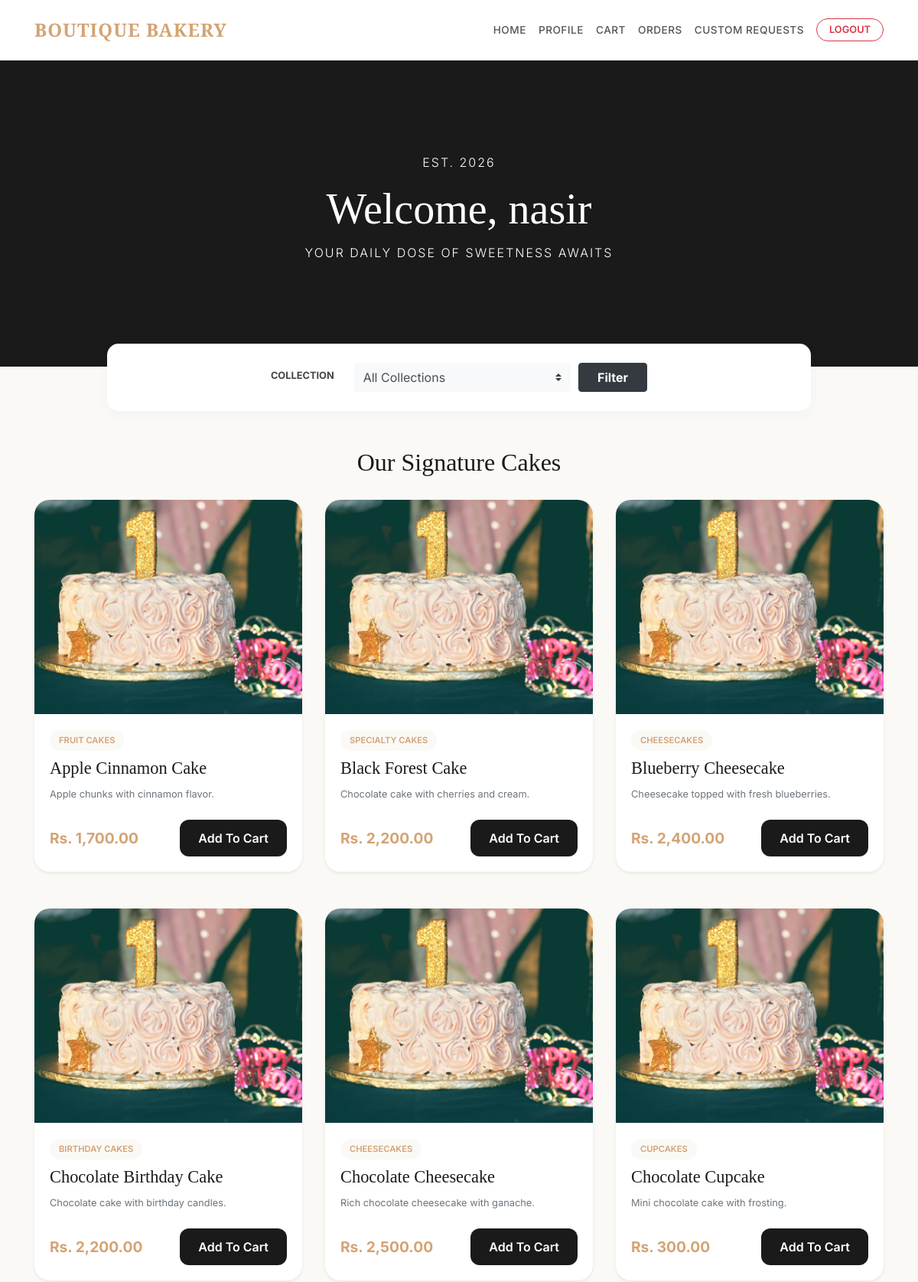
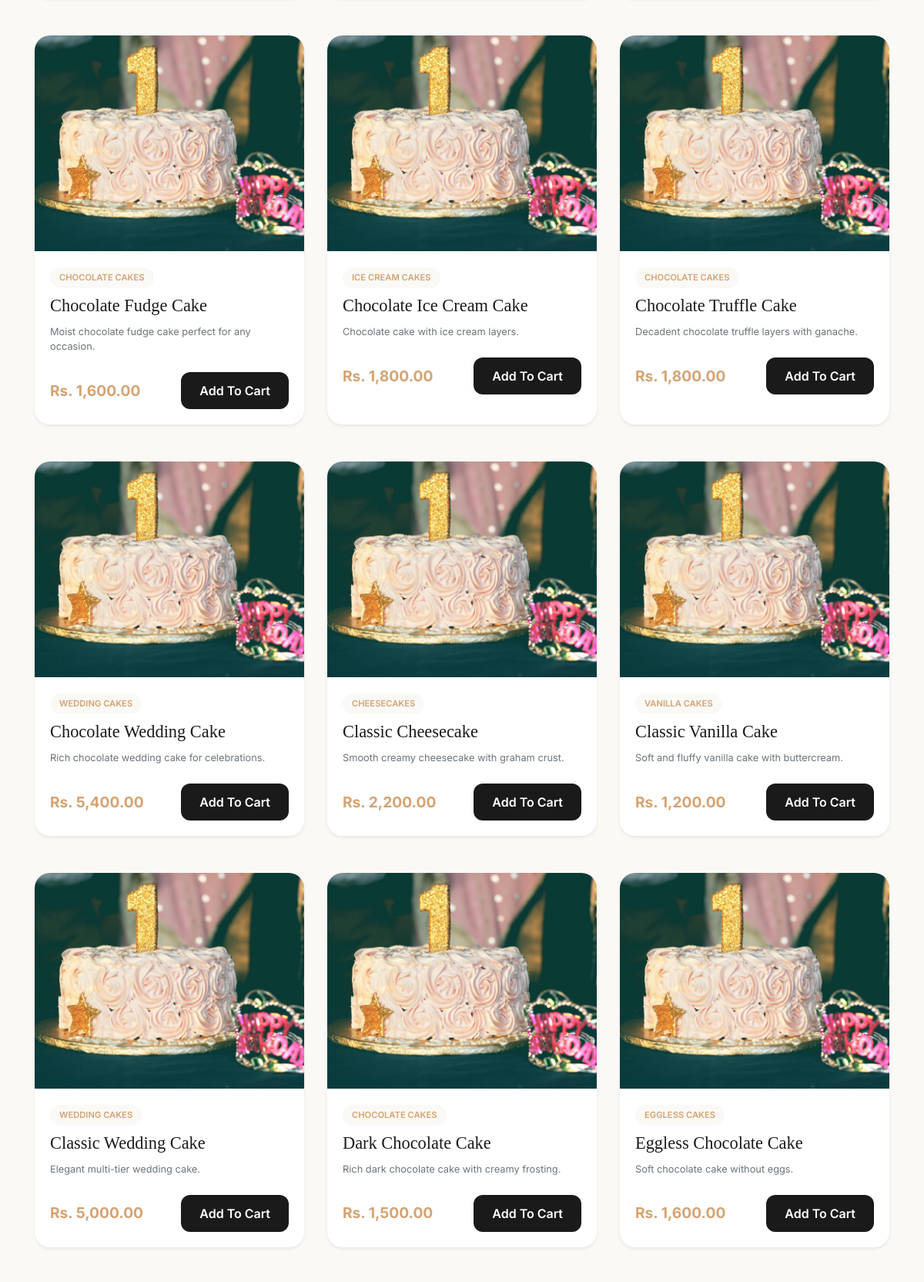
Page /home.php (signed in, upper part) on the committed database (2 pictures, top to bottom).
### tables this page shows
CREATE TABLE `users` (
  `id` int(11) NOT NULL,
  `username` varchar(50) NOT NULL,
  `password` varchar(255) NOT NULL,
  `email` varchar(100) NOT NULL,
  `phone` varchar(20) NOT NULL,
  `age` int(11) DEFAULT NULL,
  `full_name` varchar(255) NOT NULL,
  `bio` text DEFAULT NULL
);

CREATE TABLE `cakes` (
  `cake_id` int(11) NOT NULL,
  `name` varchar(255) NOT NULL,
  `price` decimal(10,2) NOT NULL,
  `image` varchar(255) DEFAULT NULL,
  `description` text DEFAULT NULL,
  `category_id` int(11) DEFAULT NULL,
  `is_available` tinyint(1) DEFAULT 1
);

CREATE TABLE `categories` (
  `id` int(11) NOT NULL,
  `name` varchar(255) NOT NULL
);

### home.php (the view, shortened to what this page needs)
<?php
include('config.php');
$user_id = $_SESSION["id"];
$sql = "SELECT username FROM users WHERE id = ?";
$stmt = $conn->prepare($sql);
$stmt->bind_param("i", $user_id);
$stmt->execute();
$stmt->bind_result($username);
$filter_category = $_GET['category'] ?? '';
if ($filter_category !== '') {
    $cakes_stmt = $conn->prepare("SELECT cakes.*, categories.name AS category_name FROM cakes JOIN categories ON cakes.category_id = categories.id WHERE categories.id = ? ORDER BY cakes.name ASC");
    $cakes_stmt->bind_param("i", $filter_category);
} else {
    $cakes_stmt = $conn->prepare("SELECT cakes.*, categories.name AS category_name FROM cakes JOIN categories ON cakes.category_id = categories.id ORDER BY cakes.name ASC");
}
$cakes_stmt->execute();
$cakes_result = $cakes_stmt->get_result();
?>
<!DOCTYPE html>
<html lang="en">
<head>
    <link rel="stylesheet" href="https://maxcdn.bootstrapcdn.com/bootstrap/4.5.2/css/bootstrap.min.css">
</head>
<body>
<?php include('navbar.php'); ?>
<div class="welcome-section">
    <div class="content">
        <p>Est. 2026</p>
        <h2>Welcome, <?= htmlspecialchars($username); ?></h2>
        <p>Your daily dose of sweetness awaits</p>
    </div>
</div>
<div class="container">
    <div class="row justify-content-center">
        <div class="col-lg-10">
            <div class="filter-wrapper mb-5">
                <form method="GET" class="form-row align-items-center justify-content-center">
                    <div class="col-md-auto mb-2 mb-md-0">
                        <label class="mr-3 font-weight-bold small text-uppercase">Collection</label>
                    </div>
                    <div class="col-md-4 mb-2 mb-md-0">
                        <select name="category" class="form-control custom-select border-0 bg-light">
                            <option value="">All Collections</option>
                        </select>
                    </div>
                    <div class="col-md-auto">
                        <button type="submit" class="btn btn-dark px-4 font-weight-bold">Filter</button>
                    </div>
                </form>
            </div>
        </div>
    </div>
    <h3 class="section-title text-center">Our Signature Cakes</h3>
    <div class="row">
        <?php if ($cakes_result->num_rows > 0): ?>
            <?php while ($cake = $cakes_result->fetch_assoc()): ?>
                <div class="col-lg-4 col-md-6 mb-5">
                    <div class="card h-100 shadow-sm">
                        <img src="admin/<?= htmlspecialchars($cake['image']) ?>" class="card-img-top" alt="<?= htmlspecialchars($cake['name']) ?>">
                        <div class="card-body">
                            <span class="badge-category"><?= htmlspecialchars($cake['category_name']) ?></span>
                            <h5 class="cake-name"><?= htmlspecialchars($cake['name']) ?></h5>
                            <p class="small text-muted mb-4"><?= htmlspecialchars($cake['description']) ?></p>
                            <div class="d-flex justify-content-between align-items-center mt-auto">
                                <span class="price-tag">Rs. <?= number_format($cake['price'], 2) ?></span>
                                <div>
                                    <?php if ($cake['is_available']): ?>
                                        <form action="add_to_cart.php" method="POST">
                                            <button type="submit" class="btn btn-add px-4">Add To Cart</button>
                                        </form>
                                    <?php else: ?>
                                        <button class="btn btn-out px-3" disabled>Sold Out</button>
                                    <?php endif; ?>
                                </div>
                            </div>
                        </div>
                    </div>
                </div>
            <?php endwhile; ?>
        <?php endif; ?>
    </div>
</div>
</body>
</html>

### home.php (style rules this page uses)
:root { --gold: #d4a373; --dark: #1a1a1a; --cream: #faf9f6; }
body { font-family: 'Inter', sans-serif; background-color: var(--cream); color: #444; }
.welcome-section { position: relative; background: var(--dark); height: 400px; display: flex; align-items: center; justify-content: center; text-align: center; color: white; margin-bottom: 50px; overflow: hidden; }
.welcome-section::after { content: ''; position: absolute; top: 0; left: 0; right: 0; bottom: 0; background: url('https://images.pexels.com/photos/1120970/pexels-photo-1120970.jpeg') center/cover; opacity: 0.4; }
.welcome-section .content { position: relative; z-index: 2; padding: 20px; }
.welcome-section h2 { font-family: 'Playfair Display', serif; font-size: 3.5rem; margin-bottom: 10px; }
.welcome-section p { font-weight: 300; letter-spacing: 2px; text-transform: uppercase; font-size: 1rem; }
.filter-wrapper { background: white; padding: 25px; border-radius: 15px; box-shadow: 0 5px 20px rgba(0,0,0,0.03); margin-top: -80px; position: relative; z-index: 10; }
.section-title { font-family: 'Playfair Display', serif; font-size: 2rem; margin-bottom: 30px; color: var(--dark); }
.card { border: none; border-radius: 20px; transition: all 0.4s cubic-bezier(0.165, 0.84, 0.44, 1); background: white; }
.card-img-top { height: 280px; object-fit: cover; border-radius: 20px 20px 0 0; }
.badge-category { background: var(--cream); color: var(--gold); font-weight: 600; font-size: 0.7rem; text-transform: uppercase; padding: 5px 12px; border-radius: 50px; margin-bottom: 10px; display: inline-block; }
.cake-name { font-family: 'Playfair Display', serif; font-size: 1.4rem; margin-bottom: 10px; color: var(--dark); }
.price-tag { font-weight: 700; color: var(--gold); font-size: 1.2rem; }
.btn-add { background: var(--dark); color: white; border: none; padding: 12px; border-radius: 12px; font-weight: 600; transition: 0.3s; }

### rows in the picture
users: username "nasir"
cakes: image (picture), category.name "FRUIT CAKES", name "Apple Cinnamon Cake", description "Apple chunks with cinnamon flavor.", price "1,700.00"
cakes: image (picture), category.name "SPECIALTY CAKES", name "Black Forest Cake", description "Chocolate cake with cherries and cream.", price "2,200.00"
cakes: image (picture), category.name "CHEESECAKES", name "Blueberry Cheesecake", description "Cheesecake topped with fresh blueberries.", price "2,400.00"
cakes: image (picture), category.name "BIRTHDAY CAKES", name "Chocolate Birthday Cake", description "Chocolate cake with birthday candles.", price "2,200.00"
cakes: image (picture), category.name "CHEESECAKES", name "Chocolate Cheesecake", description "Rich chocolate cheesecake with ganache.", price "2,500.00"
cakes: image (picture), category.name "CUPCAKES", name "Chocolate Cupcake", description "Mini chocolate cake with frosting.", price "300.00"
cakes: image (picture), category.name "CHOCOLATE CAKES", name "Chocolate Fudge Cake", description "Moist chocolate fudge cake perfect for any occasion.", price "1,600.00"
cakes: image (picture), category.name "ICE CREAM CAKES", name "Chocolate Ice Cream Cake", description "Chocolate cake with ice cream layers.", price "1,800.00"
cakes: image (picture), category.name "CHOCOLATE CAKES", name "Chocolate Truffle Cake", description "Decadent chocolate truffle layers with ganache.", price "1,800.00"
cakes: image (picture), category.name "WEDDING CAKES", name "Chocolate Wedding Cake", description "Rich chocolate wedding cake for celebrations.", price "5,400.00"
cakes: image (picture), category.name "CHEESECAKES", name "Classic Cheesecake", description "Smooth creamy cheesecake with graham crust.", price "2,200.00"
cakes: image (picture), category.name "VANILLA CAKES", name "Classic Vanilla Cake", description "Soft and fluffy vanilla cake with buttercream.", price "1,200.00"
cakes: image (picture), category.name "WEDDING CAKES", name "Classic Wedding Cake", description "Elegant multi-tier wedding cake.", price "5,000.00"
cakes: image (picture), category.name "CHOCOLATE CAKES", name "Dark Chocolate Cake", description "Rich dark chocolate cake with creamy frosting.", price "1,500.00"
cakes: image (picture), category.name "EGGLESS CAKES", name "Eggless Chocolate Cake", description "Soft chocolate cake without eggs.", price "1,600.00"
